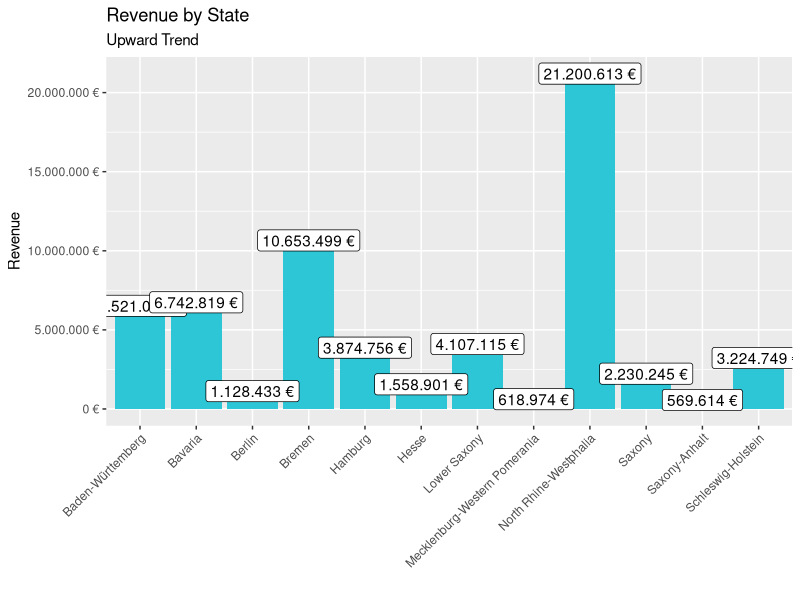
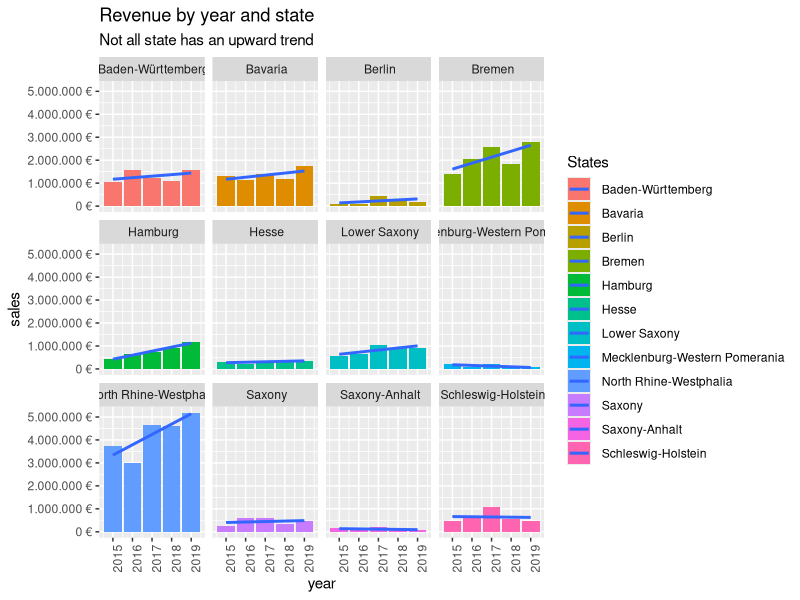

Reproduce these figures in R, in order. (Note: this script raises an error after producing the figures.)
# Data Science at TUHH ------------------------------------------------------
# SALES ANALYSIS ----

# 1.0 Load libraries ----

library(tidyverse)

library(readxl)

library("writexl")

library(lubridate)


# 2.0 Importing Files ----

bikes_tbl <- read_excel(path = "00_data/01_raw_data/bikes.xlsx")
orderlines_tbl <- read_excel("00_data/01_raw_data/orderlines.xlsx")
bikeshops_tbl <- read_excel("00_data/01_raw_data/bikeshops.xlsx")

# 3.0 Examining Data ----

orderlines_tbl

glimpse(orderlines_tbl)

# 4.0 Joining Data ----
# Chaining commands with the pipe and assigning it to order_items_joined_tbl

bike_orderlines_joined_tbl <- orderlines_tbl %>%
  left_join(bikes_tbl, by = c("product.id" = "bike.id")) %>%
  left_join(bikeshops_tbl, by = c("customer.id" = "bikeshop.id"))

bike_orderlines_joined_tbl

bike_orderlines_joined_tbl %>% glimpse()

# 5.0 Wrangling Data ----

# All actions are chained with the pipe already. Store the result in a variable at the end of the steps.

bike_orderlines_wrangled_tbl <- bike_orderlines_joined_tbl %>%
  # 5.1 Separate category name
  separate(col    = location,
           into   = c("city", "state"),
           sep    = ",")%>%
  # 5.2 Add the total price (price * quantity) 
  # Add a column to a tibble that uses a formula-style calculation of other columns
  mutate(total.price = price * quantity)%>%
  
  # 5.3 Optional: Reorganize. Using select to grab or remove unnecessary columns
  # 5.3.1 by exact column name
  select(-...1, -gender)%>% 
  
  # 5.3.4 reorder the data by selecting the columns in your desired order.
  # use select_helpers like contains() or everything()
  select(order.id, contains("order"), contains("city"), contains("state"),
         price, quantity, total.price,
         everything())%>%
  
  # 5.4 Rename columns because we actually wanted underscores instead of the dots
  # (one at the time vs. multiple at once)
  rename(bikeshop = name) %>%
  set_names(names(.) %>% str_replace_all("\\.", "_"))

# 6.0 Business Insights ----
# 6.1 Sales by Year ----


# Step 1 - Manipulate

sales_by_state_tbl <- bike_orderlines_wrangled_tbl %>%
  
  # Select columns
  select(state, total_price) %>%
  
  # Grouping by state and summarizing sales
  group_by(state)%>% 
  summarize(sales = sum(total_price))%>% 
  
  # Optional: Add a column that turns the numbers into a currency format 
  # mutate(sales_text = scales::dollar(sales)) <- Works for dollar values
  mutate(sales_text = scales::dollar(sales, big.mark = ".", 
                                     decimal.mark = ",", 
                                     prefix = "", 
                                     suffix = " €"))

sales_by_state_tbl

# Step 2 - Visualize

sales_by_state_tbl %>%
  
  # Setup canvas with the columns year (x-axis) and sales (y-axis)
  ggplot(aes(x = state, y = sales)) +
  
  # Geometries
  geom_col(fill = "#2DC6D6") + # geom_col for a bar plot
  geom_label(aes(label = sales_text)) + # Adding labels to the bars
  geom_smooth(method = "lm", se = FALSE)+  # Adding a trendline
  theme(axis.text.x = element_text(angle = 45, hjust = 1))+ # rotate x-axis labels
  
  # Formatting
  # scale_y_continuous(labels = scales::dollar) + # Change the y-axis. 
  # Again, we have to adjust it for euro values
  scale_y_continuous(labels = scales::dollar_format(big.mark = ".", 
                                                    decimal.mark = ",", 
                                                    prefix = "", 
                                                    suffix = " €"))+
  labs(
    title    = "Revenue by State",
    subtitle = "Upward Trend",
    x = "", # Override defaults for x and y
    y = "Revenue"
  )

# 6.2 Sales by Year and state ----

# Step 1 - Manipulate

sales_by_year_state_1_tbl <- bike_orderlines_wrangled_tbl %>%
  
  # Select columns and add a year
  select(order_date, total_price, state) %>%
  mutate(year = year(order_date)) %>%
  
  # Group by and summarize year and main catgegory
  group_by(year, state) %>%
  summarise(sales = sum(total_price)) %>%
  ungroup() %>%
  
  # Format $ Text
  mutate(sales_text = scales::dollar(sales, big.mark = ".", 
                                     decimal.mark = ",", 
                                     prefix = "", 
                                     suffix = " €"))
sales_by_year_state_1_tbl

# Step 2 - Visualize

sales_by_year_state_1_tbl %>%
  
  # Set up x, y, fill
  ggplot(aes(x = year, y = sales, fill = state)) +
  
  # Geometries
  geom_col() + # Run up to here to get a stacked bar plot
  
  #adding a treandline
  geom_smooth(method = "lm", se = FALSE) + # Adding a trendline
  
  #rotate x-axis label
  theme(axis.text.x = element_text(angle = 90, hjust = 1))+
  
  # Facet
  facet_wrap(~ state)+
  
  # Formatting
  scale_y_continuous(labels = scales::dollar_format(big.mark = ".", 
                                                    decimal.mark = ",", 
                                                    prefix = "", 
                                                    suffix = " €"))+
  labs(
    title = "Revenue by year and state",
    subtitle = "Not all state has an upward trend",
    fill = "States" # Changes the legend name
  )

# 7.0 Writing Files ----

# 7.1 Excel ----


bike_orderlines_wrangled_tbl %>%
  write_xlsx("00_data/01_bike_sales/02_wragled_data_tidy_ch/bike_orderlines.xlsx")

# 7.2 CSV ----

bike_orderlines_wrangled_tbl %>%
  write_xlsx("00_data/01_bike_sales/02_wragled_data_tidy_ch/bike_orderlines.csv")

# 7.3 RDS ----

bike_orderlines_wrangled_tbl %>%
  write_xlsx("00_data/01_bike_sales/02_wragled_data_tidy_ch/bike_orderlines.rds")
